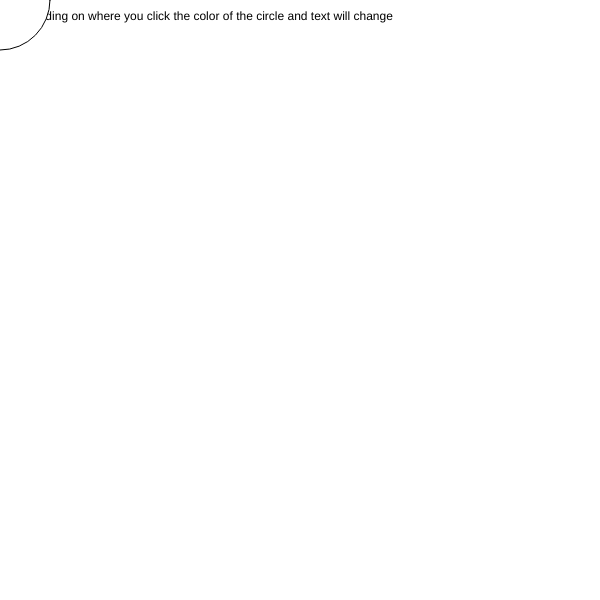
Frame 1 (no input)
Frame 60 (no input): identical to frame 1, image omitted
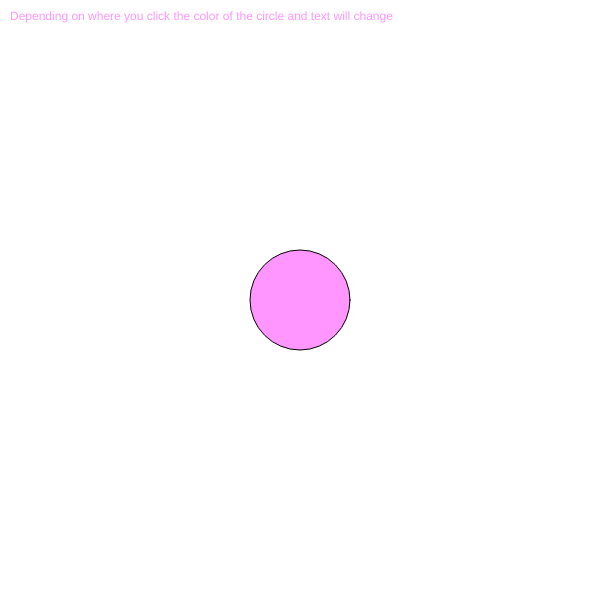
Frame 120 (the mouse pressed at the canvas centre since frame 60)

The p5.js sketch that drew these frames (run headless with seeded random() and noise() and a simulated clock; from frame 60 on, the mouse is pressed at the canvas centre):

// p5.js sketch
// ── sketch.js
function setup(){
	createCanvas(600, 600);
    frameRate(60);
    text("Depending on where you click the color of the circle will change", 300, 300);
    
    
}

function draw() {
    
    var size = 200;
    
    background("white");
    text("Depending on where you click the color of the circle and text will change", 10, 20);
    ellipse(mouseX, mouseY, width/2 - size, height/2 - size );
}
function mousePressed(){
    
    fill(
        mouseX, //red
        mouseX/2, //green
        mouseY, //blue
    )
}
